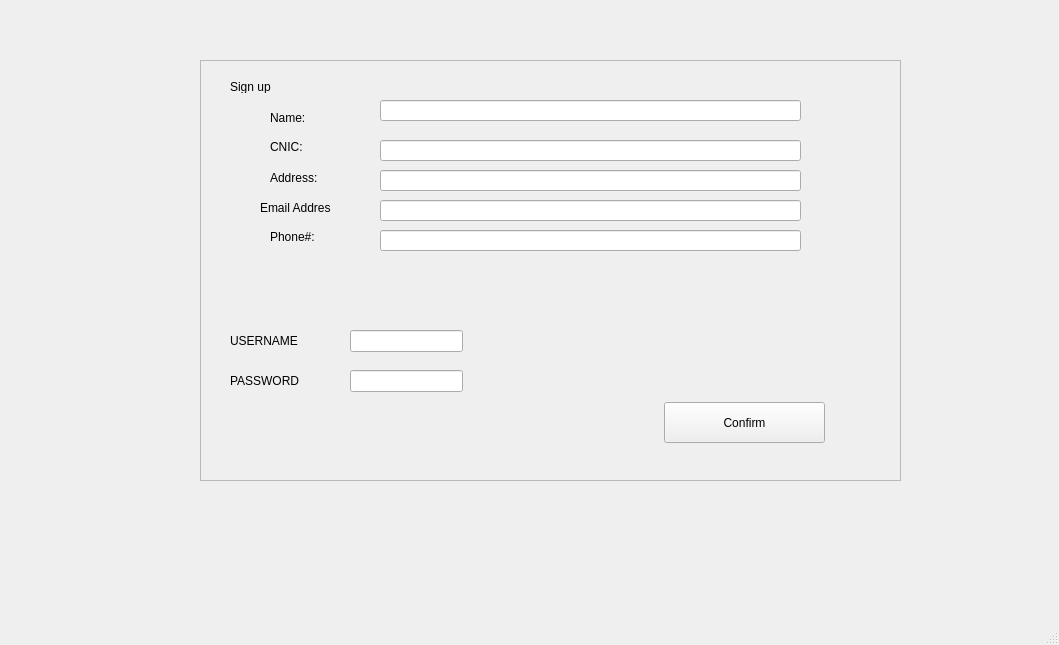
<?xml version="1.0" encoding="UTF-8"?>
<ui version="4.0">
 <class>MainWindow</class>
 <widget class="QMainWindow" name="MainWindow">
  <property name="geometry">
   <rect>
    <x>0</x>
    <y>0</y>
    <width>1059</width>
    <height>645</height>
   </rect>
  </property>
  <property name="windowTitle">
   <string>MainWindow</string>
  </property>
  <widget class="QWidget" name="centralwidget">
   <widget class="QFrame" name="frame">
    <property name="geometry">
     <rect>
      <x>200</x>
      <y>60</y>
      <width>701</width>
      <height>421</height>
     </rect>
    </property>
    <property name="frameShape">
     <enum>QFrame::StyledPanel</enum>
    </property>
    <property name="frameShadow">
     <enum>QFrame::Raised</enum>
    </property>
    <widget class="QLabel" name="label">
     <property name="geometry">
      <rect>
       <x>30</x>
       <y>20</y>
       <width>47</width>
       <height>13</height>
      </rect>
     </property>
     <property name="text">
      <string>Sign up</string>
     </property>
    </widget>
    <widget class="QLabel" name="label_2">
     <property name="geometry">
      <rect>
       <x>70</x>
       <y>50</y>
       <width>61</width>
       <height>16</height>
      </rect>
     </property>
     <property name="text">
      <string>Name:</string>
     </property>
    </widget>
    <widget class="QLineEdit" name="CustomerName">
     <property name="geometry">
      <rect>
       <x>180</x>
       <y>40</y>
       <width>421</width>
       <height>21</height>
      </rect>
     </property>
    </widget>
    <widget class="QLabel" name="label_3">
     <property name="geometry">
      <rect>
       <x>70</x>
       <y>110</y>
       <width>51</width>
       <height>16</height>
      </rect>
     </property>
     <property name="text">
      <string>Address:</string>
     </property>
    </widget>
    <widget class="QLineEdit" name="CustomerAddress">
     <property name="geometry">
      <rect>
       <x>180</x>
       <y>110</y>
       <width>421</width>
       <height>21</height>
      </rect>
     </property>
    </widget>
    <widget class="QPushButton" name="pushButton">
     <property name="geometry">
      <rect>
       <x>464</x>
       <y>342</y>
       <width>161</width>
       <height>41</height>
      </rect>
     </property>
     <property name="text">
      <string>Confirm</string>
     </property>
    </widget>
    <widget class="QLabel" name="label_4">
     <property name="geometry">
      <rect>
       <x>70</x>
       <y>80</y>
       <width>47</width>
       <height>13</height>
      </rect>
     </property>
     <property name="text">
      <string>CNIC:</string>
     </property>
    </widget>
    <widget class="QLineEdit" name="CustomerCNIC">
     <property name="geometry">
      <rect>
       <x>180</x>
       <y>80</y>
       <width>421</width>
       <height>21</height>
      </rect>
     </property>
    </widget>
    <widget class="QLabel" name="label_5">
     <property name="geometry">
      <rect>
       <x>60</x>
       <y>140</y>
       <width>71</width>
       <height>16</height>
      </rect>
     </property>
     <property name="text">
      <string>Email Address:</string>
     </property>
    </widget>
    <widget class="QLineEdit" name="CustomerEmailAdress">
     <property name="geometry">
      <rect>
       <x>180</x>
       <y>140</y>
       <width>421</width>
       <height>21</height>
      </rect>
     </property>
    </widget>
    <widget class="QLineEdit" name="CustomerPhone">
     <property name="geometry">
      <rect>
       <x>180</x>
       <y>170</y>
       <width>421</width>
       <height>21</height>
      </rect>
     </property>
    </widget>
    <widget class="QLabel" name="label_6">
     <property name="geometry">
      <rect>
       <x>70</x>
       <y>170</y>
       <width>47</width>
       <height>13</height>
      </rect>
     </property>
     <property name="text">
      <string>Phone#:</string>
     </property>
    </widget>
    <widget class="QLabel" name="label_7">
     <property name="geometry">
      <rect>
       <x>30</x>
       <y>270</y>
       <width>71</width>
       <height>21</height>
      </rect>
     </property>
     <property name="text">
      <string>USERNAME </string>
     </property>
    </widget>
    <widget class="QLineEdit" name="CustomerUserName">
     <property name="geometry">
      <rect>
       <x>150</x>
       <y>270</y>
       <width>113</width>
       <height>22</height>
      </rect>
     </property>
    </widget>
    <widget class="QLabel" name="label_8">
     <property name="geometry">
      <rect>
       <x>30</x>
       <y>310</y>
       <width>81</width>
       <height>21</height>
      </rect>
     </property>
     <property name="text">
      <string>PASSWORD</string>
     </property>
    </widget>
    <widget class="QLineEdit" name="CustomerPassword">
     <property name="geometry">
      <rect>
       <x>150</x>
       <y>310</y>
       <width>113</width>
       <height>22</height>
      </rect>
     </property>
    </widget>
   </widget>
  </widget>
  <widget class="QMenuBar" name="menubar">
   <property name="geometry">
    <rect>
     <x>0</x>
     <y>0</y>
     <width>1059</width>
     <height>26</height>
    </rect>
   </property>
  </widget>
  <widget class="QStatusBar" name="statusbar"/>
 </widget>
 <resources/>
 <connections/>
</ui>
